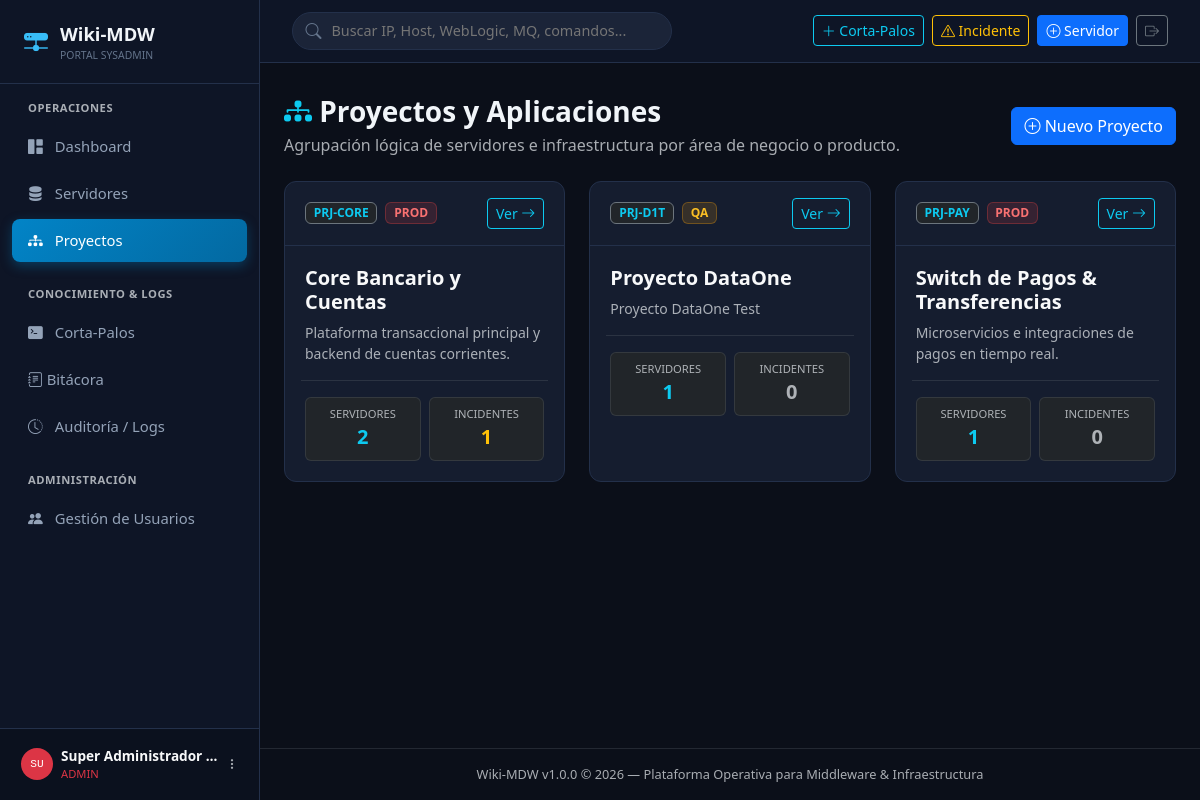
Page /projects (signed in) on the committed database.
### app/models/user.py (models this page shows, shortened)
class User(BaseModel):
    __tablename__ = "users"
    username = Column(String(50), unique=True, nullable=False, index=True)
    password_hash = Column(String(255), nullable=False)
    full_name = Column(String(100), nullable=False)
    email = Column(String(120), unique=True, nullable=True)
    role = Column(String(20), default="viewer", nullable=False)  # admin, editor, viewer
    is_active = Column(Boolean, default=True, nullable=False)
    group_id = Column(Integer, ForeignKey("groups.id", ondelete="SET NULL"), nullable=True)
    last_login_at = Column(DateTime, nullable=True)
    last_login_ip = Column(String(45), nullable=True)
    group = relationship("Group", back_populates="users")
    @property
    def effective_role(self) -> str:
        user_role = self.role or "viewer"
        group_role = self.group.role if self.group else "viewer"
        role_hierarchy = {"admin": 3, "editor": 2, "viewer": 1}
        u_score = role_hierarchy.get(user_role, 1)
        g_score = role_hierarchy.get(group_role, 1)
        return user_role if u_score >= g_score else group_role
    @property
    def is_admin(self) -> bool:
        return self.effective_role == "admin"
    @property
    def can_edit(self) -> bool:
        return self.effective_role in ["admin", "editor"]

class Group(BaseModel):
    __tablename__ = "groups"
    name = Column(String(80), unique=True, nullable=False, index=True)
    code = Column(String(30), unique=True, nullable=False, index=True)  # GRP-ADMIN, GRP-OPER, GRP-VIEW
    role = Column(String(20), default="viewer", nullable=False)        # 'admin', 'editor', 'viewer'
    description = Column(Text, nullable=True)
    users = relationship("User", back_populates="group")

### app/models/project.py (models this page shows, shortened)
class Project(BaseModel):
    __tablename__ = "projects"
    name = Column(String(100), unique=True, nullable=False, index=True)
    code = Column(String(20), unique=True, nullable=False, index=True)  # Ej: PRJ-CORE, PRJ-PAY
    description = Column(Text, nullable=True)
    lead_name = Column(String(100), nullable=True)  # Responsable técnico o funcional
    environment = Column(String(20), default="PROD", nullable=False)  # PROD, QA, DEV, STAGING, DR
    servers = relationship("Server", back_populates="project", cascade="all, delete-orphan")
    incidents = relationship("IncidentLog", back_populates="project")

### app/routes/projects.py (the view)
@projects_bp.route("")
def list_projects():
    with get_db() as session:
        projects = session.query(Project).order_by(Project.name.asc()).all()
        stats = []
        for p in projects:
            server_count = session.query(Server).filter(Server.project_id == p.id).count()
            incident_count = session.query(IncidentLog).filter(IncidentLog.project_id == p.id).count()
            stats.append({
                "project": p,
                "server_count": server_count,
                "incident_count": incident_count
            })
        return render_template("projects/list.html", project_stats=stats)

### app/database.py (called while the page is built)
@contextmanager
def get_db():
    session = SessionLocal()
    try:
        yield session
        session.commit()
    except Exception:
        session.rollback()
        raise

### app/templates/projects/list.html (shortened to what this page needs)
{% extends "base.html" %}
{% block content %}
<div class="d-flex align-items-center justify-content-between mb-4">
    <div>
        <h3 class="fw-bold mb-1"><i class="bi bi-diagram-3-fill text-info"></i> Proyectos y Aplicaciones</h3>
        <p class="text-muted mb-0">Agrupación lógica de servidores e infraestructura por área de negocio o producto.</p>
    </div>
    <a href="{{ url_for('projects.create_project') }}" class="btn btn-primary">
        <i class="bi bi-plus-circle"></i> Nuevo Proyecto
    </a>
</div>
<div class="row g-4">
    {% for item in project_stats %}
    <div class="col-lg-4 col-md-6">
        <div class="card-custom h-100 d-flex flex-column">
            <div class="card-custom-header">
                <div class="d-flex align-items-center gap-2">
                    <span class="badge bg-dark border border-secondary text-info fw-bold">{{ item.project.code }}</span>
                    <span class="badge {% if item.project.environment == 'PROD' %}badge-env-prod{% elif item.project.environment == 'QA' %}badge-env-qa{% else %}badge-env-dev{% endif %}">
                        {{ item.project.environment }}
                    </span>
                </div>
                <a href="{{ url_for('projects.view_project', project_id=item.project.id) }}" class="btn btn-sm btn-outline-info">
                    Ver <i class="bi bi-arrow-right"></i>
                </a>
            </div>
            <div class="card-custom-body flex-grow-1">
                <h5 class="fw-bold text-light mb-2">
                    <a href="{{ url_for('projects.view_project', project_id=item.project.id) }}" class="text-light text-decoration-none">
                        {{ item.project.name }}
                    </a>
                </h5>
                <p class="text-muted small mb-3">
                    {{ item.project.description or 'Sin descripción detallada.' }}
                </p>
                <div class="row g-2 pt-2 border-top border-secondary border-opacity-25 mt-auto">
                    <div class="col-6">
                        <div class="p-2 rounded bg-dark border border-secondary border-opacity-25 text-center">
                            <small class="text-muted d-block" style="font-size: 0.7rem;">SERVIDORES</small>
                            <span class="fs-5 fw-bold text-info">{{ item.server_count }}</span>
                        </div>
                    </div>
                    <div class="col-6">
                        <div class="p-2 rounded bg-dark border border-secondary border-opacity-25 text-center">
                            <small class="text-muted d-block" style="font-size: 0.7rem;">INCIDENTES</small>
                            <span class="fs-5 fw-bold {% if item.incident_count > 0 %}text-warning{% else %}text-muted{% endif %}">{{ item.incident_count }}</span>
                        </div>
                    </div>
                </div>
            </div>
        </div>
    </div>
    {% endfor %}
</div>
{% endblock %}

### app/templates/base.html (shortened to what this page needs)
<!DOCTYPE html>
<html lang="es" data-bs-theme="dark">
<head>
    <link href="https://cdn.jsdelivr.net/npm/bootstrap@5.3.3/dist/css/bootstrap.min.css" rel="stylesheet">
    <link rel="stylesheet" href="https://cdn.jsdelivr.net/npm/bootstrap-icons@1.11.3/font/bootstrap-icons.min.css">
    <link rel="stylesheet" href="{{ url_for('static', filename='css/style.css') }}">
</head>
<body>
    <aside class="sidebar">
        <a href="{{ url_for('main.dashboard') }}" class="sidebar-brand">
            <i class="bi bi-hdd-network-fill"></i>
            <div>
                <span>Wiki-MDW</span>
                <div style="font-size: 0.65rem; color: var(--text-muted); font-weight: normal;">PORTAL SYSADMIN</div>
            </div>
        </a>
        <div class="sidebar-nav">
            <div class="text-uppercase text-muted px-3 mb-2" style="font-size: 0.7rem; font-weight: 700; letter-spacing: 0.05em;">Operaciones</div>
            <a href="{{ url_for('main.dashboard') }}" class="nav-link {% if request.endpoint == 'main.dashboard' %}active{% endif %}">
                <i class="bi bi-grid-1x2-fill"></i> Dashboard
            </a>
            <a href="{{ url_for('servers.list_servers') }}" class="nav-link {% if request.endpoint and request.endpoint.startswith('servers.') %}active{% endif %}">
                <i class="bi bi-server"></i> Servidores
            </a>
            <a href="{{ url_for('projects.list_projects') }}" class="nav-link {% if request.endpoint and request.endpoint.startswith('projects.') %}active{% endif %}">
                <i class="bi bi-diagram-3-fill"></i> Proyectos
            </a>
            <div class="text-uppercase text-muted px-3 mt-4 mb-2" style="font-size: 0.7rem; font-weight: 700; letter-spacing: 0.05em;">Conocimiento & Logs</div>
            <a href="{{ url_for('runbooks.list_runbooks') }}" class="nav-link {% if request.endpoint and request.endpoint.startswith('runbooks.') %}active{% endif %}">
                <i class="bi bi-terminal-fill"></i> Corta-Palos
            </a>
            <a href="{{ url_for('incidents.list_incidents') }}" class="nav-link d-flex justify-content-between align-items-center {% if request.endpoint and request.endpoint.startswith('incidents.') %}active{% endif %}">
                <div><i class="bi bi-journal-text"></i> Bitácora</div>
            </a>
            <a href="{{ url_for('audit.list_audits') }}" class="nav-link {% if request.endpoint and request.endpoint.startswith('audit.') %}active{% endif %}">
                <i class="bi bi-clock-history"></i> Auditoría / Logs
            </a>
            {% if is_admin %}
            <div class="text-uppercase text-muted px-3 mt-4 mb-2" style="font-size: 0.7rem; font-weight: 700; letter-spacing: 0.05em;">Administración</div>
            <a href="{{ url_for('admin_users.list_users') }}" class="nav-link {% if request.endpoint and request.endpoint.startswith('admin_users.') %}active{% endif %}">
                <i class="bi bi-people-fill"></i> Gestión de Usuarios
            </a>
            {% endif %}
        </div>
        <div class="sidebar-footer">
            {% if current_user %}
            <div class="dropdown w-100">
                <button class="btn p-0 w-100 text-start" type="button" data-bs-toggle="dropdown">
                    <div class="d-flex align-items-center gap-2">
                        <div class="d-flex align-items-center justify-content-center text-white font-monospace rounded-circle
                            {% if current_user.effective_role == 'admin' %}bg-danger{% elif current_user.effective_role == 'editor' %}bg-warning text-dark{% else %}bg-secondary{% endif %}"
                            style="width:32px;height:32px;font-size:0.7rem;flex-shrink:0;">
                            {{ current_user.full_name[:2].upper() }}
                        </div>
                        <div class="overflow-hidden flex-grow-1">
                            <div class="text-truncate fw-semibold text-light" style="font-size:0.85rem;">{{ current_user.full_name }}</div>
                            <div class="text-muted" style="font-size:0.7rem;">
                                <span class="{% if current_user.effective_role == 'admin' %}text-danger{% elif current_user.effective_role == 'editor' %}text-warning{% else %}text-muted{% endif %}">
                                    {{ current_user.effective_role | upper }}
                                </span>
                            </div>
                        </div>
                        <i class="bi bi-three-dots-vertical text-muted" style="font-size:0.75rem;"></i>
                    </div>
                </button>
            </div>
            {% endif %}
        </div>
    </aside>
    <div class="main-content">
        <header class="topbar">
            <div class="search-box">
                <i class="bi bi-search search-icon"></i>
                <input type="text" id="globalSearchInput" placeholder="Buscar IP, Host, WebLogic, MQ, comandos..." autocomplete="off">
            </div>
            <div class="d-flex align-items-center gap-2">
                {% if can_edit %}
                <a href="{{ url_for('runbooks.create_runbook') }}" class="btn btn-sm btn-outline-info">
                    <i class="bi bi-plus-lg"></i> Corta-Palos
                </a>
                <a href="{{ url_for('incidents.create_incident') }}" class="btn btn-sm btn-outline-warning">
                    <i class="bi bi-exclamation-triangle"></i> Incidente
                </a>
                <a href="{{ url_for('servers.create_server') }}" class="btn btn-sm btn-primary">
                    <i class="bi bi-plus-circle"></i> Servidor
                </a>
                {% endif %}
                {% if current_user %}
                <a href="{{ url_for('auth.logout') }}" class="btn btn-sm btn-outline-secondary" title="Cerrar Sesión">
                    <i class="bi bi-box-arrow-right"></i>
                </a>
                {% endif %}
            </div>
        </header>
        <div class="px-4 pt-3">
        </div>
        <main class="flex-grow-1 px-4 py-3">
            {% block content %}{% endblock %}
        </main>
        <footer class="text-center py-3 text-muted border-top border-secondary border-opacity-25" style="font-size: 0.8rem;">
            Wiki-MDW v{{ app_version }} &copy; {{ current_year }} &mdash; Plataforma Operativa para Middleware & Infraestructura
        </footer>
    </div>
</body>
</html>

### app/static/css/style.css (style rules this page uses)
:root { --bg-main: #0b0f19; --bg-card: #151d2f; --bg-card-hover: #1c263c; --bg-sidebar: #0e1526; --bg-input: #1b2438; --border-color: #23304a; --border-focus: #38bdf8; --text-primary: #f1f5f9; --text-secondary: #94a3b8; --text-muted: #64748b; --accent-blue: #38bdf8; --accent-indigo: #818cf8; --accent-green: #34d399; --accent-yellow: #fbbf24; --accent-red: #f87171; --accent-purple: #c084fc; --terminal-bg: #070a13; --terminal-text: #38bdf8; }
body { background-color: var(--bg-main); color: var(--text-primary); font-family: system-ui, -apple-system, "Segoe UI", Roboto, "Helvetica Neue", Arial, sans-serif; min-height: 100vh; }
.sidebar { background-color: var(--bg-sidebar); border-right: 1px solid var(--border-color); width: 260px; height: 100vh; position: fixed; top: 0; left: 0; z-index: 1000; transition: all 0.3s ease; display: flex; flex-direction: column; }
.sidebar-brand { padding: 1.25rem 1.5rem; border-bottom: 1px solid var(--border-color); display: flex; align-items: center; gap: 0.75rem; font-weight: 700; font-size: 1.15rem; color: var(--text-primary); text-decoration: none; }
.sidebar-brand i { color: var(--accent-blue); font-size: 1.5rem; }
.sidebar-nav { padding: 1rem 0.75rem; flex: 1; overflow-y: auto; }
.sidebar-nav .nav-link { color: var(--text-secondary); padding: 0.65rem 1rem; border-radius: 0.5rem; display: flex; align-items: center; gap: 0.75rem; font-weight: 500; font-size: 0.925rem; margin-bottom: 0.25rem; transition: all 0.2s ease; }
.sidebar-nav .nav-link.active { color: #ffffff; background: linear-gradient(135deg, #0284c7 0%, #0369a1 100%); box-shadow: 0 4px 12px rgba(2, 132, 199, 0.35); }
.sidebar-footer { padding: 1rem 1.25rem; border-top: 1px solid var(--border-color); background-color: rgba(0,0,0,0.2); }
.main-content { margin-left: 260px; min-height: 100vh; display: flex; flex-direction: column; }
.topbar { background-color: var(--bg-sidebar); border-bottom: 1px solid var(--border-color); padding: 0.75rem 2rem; display: flex; align-items: center; justify-content: space-between; position: sticky; top: 0; z-index: 900; }
.search-box { position: relative; width: 380px; }
.search-box input { background-color: var(--bg-input); border: 1px solid var(--border-color); color: var(--text-primary); border-radius: 20px; padding: 0.45rem 1rem 0.45rem 2.4rem; font-size: 0.9rem; width: 100%; transition: border-color 0.2s; }
.search-box i.search-icon { position: absolute; left: 0.85rem; top: 50%; transform: translateY(-50%); color: var(--text-muted); }
.card-custom { background-color: var(--bg-card); border: 1px solid var(--border-color); border-radius: 0.75rem; transition: transform 0.2s, box-shadow 0.2s; }
.card-custom-header { padding: 1rem 1.25rem; border-bottom: 1px solid var(--border-color); display: flex; align-items: center; justify-content: space-between; }
.card-custom-body { padding: 1.25rem; }
.badge-env-prod { background-color: rgba(239, 68, 68, 0.15); color: #f87171; border: 1px solid rgba(239, 68, 68, 0.3); }
.badge-env-qa { background-color: rgba(245, 158, 11, 0.15); color: #fbbf24; border: 1px solid rgba(245, 158, 11, 0.3); }

### rows in the picture
User: full_name "SU", full_name "Super Administrador…", effective_role "ADMIN"
Project: project.code "PRJ-CORE", project.environment "PROD", project.name "Core Bancario y Cuentas", project "Plataforma transaccional principal y backend de cuentas corrientes."
Project: project.code "PRJ-D1T", project.environment "QA", project.name "Proyecto DataOne", project "Proyecto DataOne Test"
Project: project.code "PRJ-PAY", project.environment "PROD", project.name "Switch de Pagos & Transferencias", project "Microservicios e integraciones de pagos en tiempo real."

### other values in the picture
{{ item.server_count }} "2" "1" "1"
{{ item.incident_count }} "1" "0" "0"
{{ app_version }} "1.0.0"
